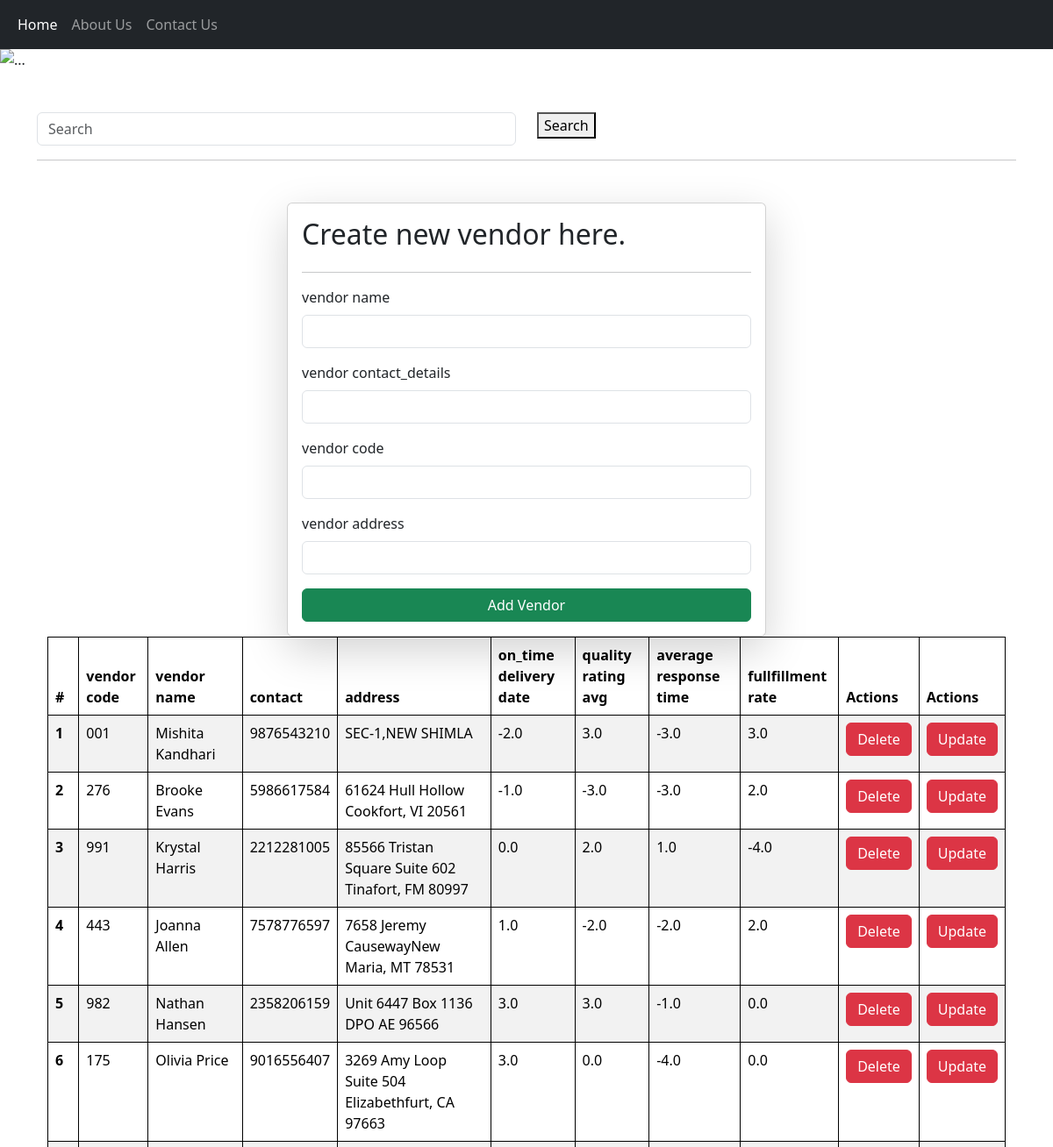
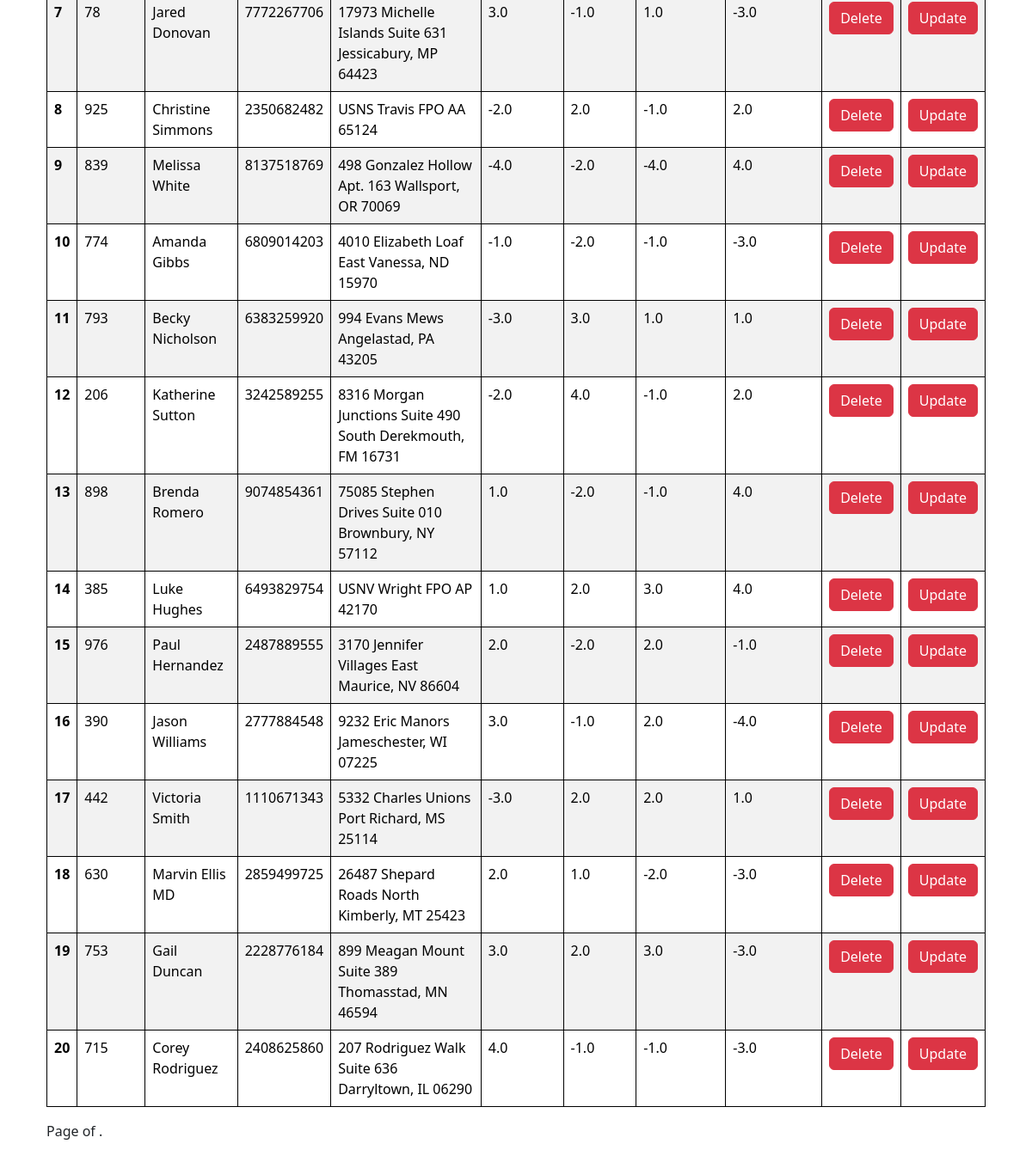
The app's page /vendors/ with its own data (2 pictures, top to bottom).
### vendors_record/models.py (models this page shows, shortened)
class Vendor(models.Model):
    name = models.CharField(max_length=255)
    contact_details = models.TextField()
    address = models.TextField()
    vendor_code = models.CharField(max_length=20, unique=True)
    on_time_delivery_rate = models.FloatField(null=True, blank=True)
    quality_rating_avg = models.FloatField(null=True, blank=True)
    average_response_time = models.FloatField(null=True, blank=True)
    fulfillment_rate = models.FloatField(null=True, blank=True)

### vendors_record/views.py (the view, shortened to what this page needs)
# urls.py: path('vendors/', vendor_list, name='vendor-list'),
def vendor_list(request):
    vendors = Vendor.objects.all()
    return render(request, 'vendor_list.html', {'vendors': vendors})

### vendors_record/templates/vendor_list.html (shortened to what this page needs)
<!DOCTYPE html>
<html lang="en">
<head>
    <link href="https://cdn.jsdelivr.net/npm/bootstrap@5.3.2/dist/css/bootstrap.min.css" rel="stylesheet">
</head>
<body>
    <nav class="navbar navbar-expand-lg navbar-dark bg-dark">
      <div class="container-fluid">
        <div class="collapse navbar-collapse" id="navbarSupportedContent">
          <cl class="navbar-nav me-auto mb-2 mb-lg-0">
            <li class="nav-item">
              <a class="nav-link active" aria-current="page" href="/">Home</a>
            </li>
            <li class="nav-item">
              <a class="nav-link" href="/about">About Us</a>
            </li>
            <li class="nav-item">
              <a class="nav-link" href="/contact">Contact Us</a>
            </li>
          </cl>
        </div>
      </div>
    </nav>
    <div class="container-fluid px-0 mb-3" >
      <img src="https://source.unsplash.com/2000x400/?Office" class="d-block w-100" alt="...">
    </div>
   <form class="mb-4">
    <div class="container mt-5">
      <div class="row">
        <div class="col-md-6">
          <input class="form-control" name="search" placeholder="Search">
        </div>
        <div class="col-md-6">
          <button type="submit" class="btn-btn-primary">Search</button>
        </div>
      </div>
   </form>
    <hr>
     <div class="container mt-5">
  <form class="col-6 mx-auto card p-3 shadow-lg" method="post" enctype="multipart/form-data">
      <h2>Create new vendor here.</h2>
      <hr>
      <div class="mb-3">
        <label for="exampleInputEmail1" class="form-label">vendor name</label>
        <input name="name" value="{{vendors.name}}" type="text" class="form-control" required>
      </div>
      <div class="mb-3">
        <label for="exampleInputEmail1" class="form-label">vendor contact_details</label>
        <input name="contact_details" value="{{vendors.contact_details}}" type="text" class="form-control" required>
      </div>
      <div class="mb-3">
        <label for="exampleInputEmail1" class="form-label">vendor code</label>
        <input name="vendor_code" value="{{vendors.vendor_code}}" type="text" class="form-control" required>
      </div>
      <div class="mb-3">
        <label for="exampleInputEmail1" class="form-label">vendor address</label>
        <input name="address" value="{{vendors.address}}" type="text" class="form-control" required>
      </div>
      <button type="submit" class="btn btn-success">Add Vendor</button>
      </form>
      <table class="table table-striped">
        <thead>
          <tr>
            <th scope="col">#</th>
            <th scope="col">vendor code</th>
            <th scope="col">vendor name</th>
            <th scope="col">contact</th>
            <th scope="col">address</th>
            <th scope="col">on_time delivery date</th>
            <th scope="col">quality rating avg</th>
            <th scope="col">average response time</th>
            <th scope="col">fullfillment rate</th>
            <th scope="col">Actions</th>
            <th scope="col">Actions</th>
          </tr>
        </thead>
        <tbody>
            {% for vendor in vendors %}
            <tr>
              <th scope="row">{{forloop.counter}}</th>
              <td>{{vendor.vendor_code}}</td>
              <td>{{vendor.name}}</td>
              <td>{{vendor.contact_details}}</td>
              <td>{{vendor.address}}</td>
              <td>{{vendor.on_time_delivery_rate}}</td>
              <td>{{vendor.quality_rating_avg}}</td>
              <td>{{vendor.average_response_time}}</td>
              <td>{{vendor.fulfillment_rate}}</td>
              <td>
                <a href="/delete-vendor/{{vendor.id}}/" class="btn btn-danger">Delete</a>
              </td>
              <td>
                <a href="/update-vendor/{{vendor.id}}/" class="btn btn-danger">Update</a>
              </td>
            </tr>
            {% endfor %}
            </tbody>
          </table>
          <nav aria-label="Page navigation example">
            <ul class="pagination">
                <span class="current">
                    Page {{ queryset.number }} of {{ queryset.paginator.num_pages }}.
                </span>
        </div>

### vendors_record/templates/vendor_list.html (style rules this page uses)
table, th, td { border: 1px solid black; }

### records on screen
Vendor: vendor_code "001", name "Mishita Kandhari", contact_details "9876543210", address "SEC-1,NEW SHIMLA", on_time_delivery_rate "-2.0", quality_rating_avg "3.0", average_response_time "-3.0", fulfillment_rate "3.0"
Vendor: vendor_code "276", name "Brooke Evans", contact_details "5986617584", address "61624 Hull Hollow Cookfort, VI 20561", on_time_delivery_rate "-1.0", quality_rating_avg "-3.0", average_response_time "-3.0", fulfillment_rate "2.0"
Vendor: vendor_code "991", name "Krystal Harris", contact_details "2212281005", address "85566 Tristan Square Suite 602 Tinafort, FM 80997", on_time_delivery_rate "0.0", quality_rating_avg "2.0", average_response_time "1.0", fulfillment_rate "-4.0"
Vendor: vendor_code "443", name "Joanna Allen", contact_details "7578776597", address "7658 Jeremy CausewayNew Maria, MT 78531", on_time_delivery_rate "1.0", quality_rating_avg "-2.0", average_response_time "-2.0", fulfillment_rate "2.0"
Vendor: vendor_code "982", name "Nathan Hansen", contact_details "2358206159", address "Unit 6447 Box 1136 DPO AE 96566", on_time_delivery_rate "3.0", quality_rating_avg "3.0", average_response_time "-1.0", fulfillment_rate "0.0"
Vendor: vendor_code "175", name "Olivia Price", contact_details "9016556407", address "3269 Amy Loop Suite 504 Elizabethfurt, CA 97663", on_time_delivery_rate "3.0", quality_rating_avg "0.0", average_response_time "-4.0", fulfillment_rate "0.0"
Vendor: vendor_code "78", name "Jared Donovan", contact_details "7772267706", address "17973 Michelle Islands Suite 631 Jessicabury, MP 64423", on_time_delivery_rate "3.0", quality_rating_avg "-1.0", average_response_time "1.0", fulfillment_rate "-3.0"
Vendor: vendor_code "925", name "Christine Simmons", contact_details "2350682482", address "USNS Travis FPO AA 65124", on_time_delivery_rate "-2.0", quality_rating_avg "2.0", average_response_time "-1.0", fulfillment_rate "2.0"
Vendor: vendor_code "839", name "Melissa White", contact_details "8137518769", address "498 Gonzalez Hollow Apt. 163 Wallsport, OR 70069", on_time_delivery_rate "-4.0", quality_rating_avg "-2.0", average_response_time "-4.0", fulfillment_rate "4.0"
Vendor: vendor_code "774", name "Amanda Gibbs", contact_details "6809014203", address "4010 Elizabeth Loaf East Vanessa, ND 15970", on_time_delivery_rate "-1.0", quality_rating_avg "-2.0", average_response_time "-1.0", fulfillment_rate "-3.0"
Vendor: vendor_code "793", name "Becky Nicholson", contact_details "6383259920", address "994 Evans Mews Angelastad, PA 43205", on_time_delivery_rate "-3.0", quality_rating_avg "3.0", average_response_time "1.0", fulfillment_rate "1.0"
Vendor: vendor_code "206", name "Katherine Sutton", contact_details "3242589255", address "8316 Morgan Junctions Suite 490 South Derekmouth, FM 16731", on_time_delivery_rate "-2.0", quality_rating_avg "4.0", average_response_time "-1.0", fulfillment_rate "2.0"
Vendor: vendor_code "898", name "Brenda Romero", contact_details "9074854361", address "75085 Stephen Drives Suite 010 Brownbury, NY 57112", on_time_delivery_rate "1.0", quality_rating_avg "-2.0", average_response_time "-1.0", fulfillment_rate "4.0"
Vendor: vendor_code "385", name "Luke Hughes", contact_details "6493829754", address "USNV Wright FPO AP 42170", on_time_delivery_rate "1.0", quality_rating_avg "2.0", average_response_time "3.0", fulfillment_rate "4.0"
Vendor: vendor_code "976", name "Paul Hernandez", contact_details "2487889555", address "3170 Jennifer Villages East Maurice, NV 86604", on_time_delivery_rate "2.0", quality_rating_avg "-2.0", average_response_time "2.0", fulfillment_rate "-1.0"
Vendor: vendor_code "390", name "Jason Williams", contact_details "2777884548", address "9232 Eric Manors Jameschester, WI 07225", on_time_delivery_rate "3.0", quality_rating_avg "-1.0", average_response_time "2.0", fulfillment_rate "-4.0"
Vendor: vendor_code "442", name "Victoria Smith", contact_details "1110671343", address "5332 Charles Unions Port Richard, MS 25114", on_time_delivery_rate "-3.0", quality_rating_avg "2.0", average_response_time "2.0", fulfillment_rate "1.0"
Vendor: vendor_code "630", name "Marvin Ellis MD", contact_details "2859499725", address "26487 Shepard Roads North Kimberly, MT 25423", on_time_delivery_rate "2.0", quality_rating_avg "1.0", average_response_time "-2.0", fulfillment_rate "-3.0"
Vendor: vendor_code "753", name "Gail Duncan", contact_details "2228776184", address "899 Meagan Mount Suite 389 Thomasstad, MN 46594", on_time_delivery_rate "3.0", quality_rating_avg "2.0", average_response_time "3.0", fulfillment_rate "-3.0"
Vendor: vendor_code "715", name "Corey Rodriguez", contact_details "2408625860", address "207 Rodriguez Walk Suite 636 Darryltown, IL 06290", on_time_delivery_rate "4.0", quality_rating_avg "-1.0", average_response_time "-1.0", fulfillment_rate "-3.0"
